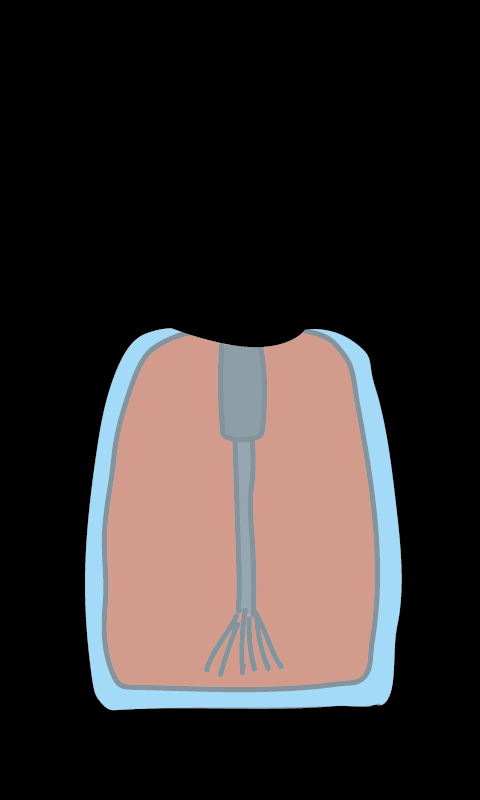

Rendered tile map (Tiled .tmx) drawn with the repository's tilesets; below, a short description and the map source with its tile grids summarised:
An orthogonal 60x100 tile map with 8x8 px tiles, 1 tile layer (Tile Layer 1) and 160 objects.

<map version="1.4" tiledversion="1.4.3" orientation="orthogonal" renderorder="left-down" width="60" height="100" tilewidth="8" tileheight="8" infinite="0" nextlayerid="4" nextobjectid="163">
 <tileset firstgid="1" name="dragon" tilewidth="8" tileheight="8" tilecount="13200" columns="60">
  <image source="dragon.png" width="480" height="1760" />
 </tileset>
 <objectgroup id="2" name="PiirtoPisteet" visible="0">
  <object id="1" x="108.058" y="713.554">
   <point />
  </object>
  <object id="2" x="118.305" y="714.485">
   <point />
  </object>
  <object id="3" x="128.551" y="715.417">
   <point />
  </object>
  <object id="4" x="140.661" y="714.485">
   <point />
  </object>
  <object id="5" x="152.771" y="711.691">
   <point />
  </object>
  <object id="6" x="166.744" y="712.622">
   <point />
  </object>
  <object id="7" x="176.991" y="710.759">
   <point />
  </object>
  <object id="8" x="194.69" y="715.417">
   <point />
  </object>
  <object id="9" x="206.8" y="717.28">
   <point />
  </object>
  <object id="10" x="222.636" y="715.417">
   <point />
  </object>
  <object id="11" x="241.267" y="715.417">
   <point />
  </object>
  <object id="12" x="262.692" y="714.485">
   <point />
  </object>
  <object id="13" x="277.597" y="711.691">
   <point />
  </object>
  <object id="14" x="297.159" y="710.759">
   <point />
  </object>
  <object id="15" x="309.269" y="710.759">
   <point />
  </object>
  <object id="16" x="332.557" y="711.691">
   <point />
  </object>
  <object id="17" x="340.941" y="709.828">
   <point />
  </object>
  <object id="18" x="355.845" y="709.828">
   <point />
  </object>
  <object id="19" x="367.955" y="710.759">
   <point />
  </object>
  <object id="20" x="378.202" y="708.896">
   <point />
  </object>
  <object id="21" x="385.654" y="707.033">
   <point />
  </object>
  <object id="22" x="390.312" y="694.923">
   <point />
  </object>
  <object id="23" x="394.038" y="683.745">
   <point />
  </object>
  <object id="24" x="394.038" y="672.566">
   <point />
  </object>
  <object id="25" x="395.901" y="660.456">
   <point />
  </object>
  <object id="26" x="397.764" y="643.689">
   <point />
  </object>
  <object id="27" x="402.422" y="628.784">
   <point />
  </object>
  <object id="28" x="404.285" y="613.88">
   <point />
  </object>
  <object id="29" x="407.08" y="595.249">
   <point />
  </object>
  <object id="30" x="407.08" y="587.797">
   <point />
  </object>
  <object id="31" x="405.217" y="568.235">
   <point />
  </object>
  <object id="32" x="405.217" y="550.536">
   <point />
  </object>
  <object id="33" x="404.285" y="537.494">
   <point />
  </object>
  <object id="34" x="400.559" y="517">
   <point />
  </object>
  <object id="35" x="397.764" y="501.164">
   <point />
  </object>
  <object id="36" x="394.97" y="480.671">
   <point />
  </object>
  <object id="37" x="394.97" y="468.561">
   <point />
  </object>
  <object id="38" x="390.312" y="447.136">
   <point />
  </object>
  <object id="39" x="386.586" y="427.573">
   <point />
  </object>
  <object id="40" x="381.928" y="411.737">
   <point />
  </object>
  <object id="41" x="376.339" y="391.244">
   <point />
  </object>
  <object id="42" x="374.476" y="375.408">
   <point />
  </object>
  <object id="43" x="373.544" y="358.64">
   <point />
  </object>
  <object id="44" x="359.571" y="342.804">
   <point />
  </object>
  <object id="45" x="364.229" y="350.256">
   <point />
  </object>
  <object id="46" x="352.119" y="338.146">
   <point />
  </object>
  <object id="47" x="343.735" y="334.42">
   <point />
  </object>
  <object id="48" x="329.762" y="326.036">
   <point />
  </object>
  <object id="49" x="316.721" y="323.242">
   <point />
  </object>
  <object id="50" x="309.269" y="321.379">
   <point />
  </object>
  <object id="51" x="308.337" y="301.816">
   <point />
  </object>
  <object id="52" x="308.337" y="291.57">
   <point />
  </object>
  <object id="53" x="306.474" y="269.213">
   <point />
  </object>
  <object id="54" x="312.995" y="249.651">
   <point />
  </object>
  <object id="55" x="310.2" y="231.952">
   <point />
  </object>
  <object id="56" x="309.269" y="208.663">
   <point />
  </object>
  <object id="57" x="309.269" y="191.896">
   <point />
  </object>
  <object id="58" x="307.406" y="172.333">
   <point />
  </object>
  <object id="59" x="307.406" y="148.114">
   <point />
  </object>
  <object id="60" x="301.816" y="127.62">
   <point />
  </object>
  <object id="61" x="299.953" y="106.195">
   <point />
  </object>
  <object id="62" x="295.296" y="92.2217">
   <point />
  </object>
  <object id="63" x="292.501" y="77.3172">
   <point />
  </object>
  <object id="64" x="288.775" y="69.8649">
   <point />
  </object>
  <object id="65" x="273.871" y="72.6595">
   <point />
  </object>
  <object id="66" x="256.171" y="71.728">
   <point />
  </object>
  <object id="67" x="240.335" y="71.728">
   <point />
  </object>
  <object id="68" x="226.362" y="71.728">
   <point />
  </object>
  <object id="69" x="216.116" y="72.6595">
   <point />
  </object>
  <object id="70" x="204.006" y="74.5226">
   <point />
  </object>
  <object id="71" x="189.101" y="76.3857">
   <point />
  </object>
  <object id="72" x="178.854" y="81.0433">
   <point />
  </object>
  <object id="73" x="167.676" y="82.9064">
   <point />
  </object>
  <object id="74" x="158.361" y="87.564">
   <point />
  </object>
  <object id="75" x="153.703" y="97.8109">
   <point />
  </object>
  <object id="76" x="157.429" y="115.51">
   <point />
  </object>
  <object id="77" x="159.292" y="123.894">
   <point />
  </object>
  <object id="78" x="159.292" y="132.278">
   <point />
  </object>
  <object id="79" x="157.429" y="145.319">
   <point />
  </object>
  <object id="80" x="160.224" y="157.429">
   <point />
  </object>
  <object id="81" x="162.087" y="171.402">
   <point />
  </object>
  <object id="82" x="163.018" y="190.033">
   <point />
  </object>
  <object id="83" x="163.018" y="202.143">
   <point />
  </object>
  <object id="84" x="164.881" y="216.116">
   <point />
  </object>
  <object id="85" x="165.813" y="236.609">
   <point />
  </object>
  <object id="86" x="165.813" y="250.582">
   <point />
  </object>
  <object id="87" x="169.539" y="268.281">
   <point />
  </object>
  <object id="88" x="170.47" y="279.46">
   <point />
  </object>
  <object id="89" x="171.402" y="305.543">
   <point />
  </object>
  <object id="90" x="167.676" y="325.105">
   <point />
  </object>
  <object id="91" x="172.333" y="291.57">
   <point />
  </object>
  <object id="92" x="174.197" y="329.762">
   <point />
  </object>
  <object id="93" x="185.375" y="335.352">
   <point />
  </object>
  <object id="94" x="197.485" y="340.009">
   <point />
  </object>
  <object id="95" x="214.252" y="344.667">
   <point />
  </object>
  <object id="96" x="226.362" y="345.599">
   <point />
  </object>
  <object id="97" x="234.746" y="347.462">
   <point />
  </object>
  <object id="98" x="248.719" y="347.462">
   <point />
  </object>
  <object id="99" x="265.487" y="349.325">
   <point />
  </object>
  <object id="100" x="277.597" y="345.599">
   <point />
  </object>
  <object id="101" x="286.912" y="341.872">
   <point />
  </object>
  <object id="102" x="299.022" y="340.941">
   <point />
  </object>
  <object id="103" x="306.474" y="331.626">
   <point />
  </object>
  <object id="104" x="312.063" y="325.105">
   <point />
  </object>
  <object id="105" x="166.744" y="326.968">
   <point />
  </object>
  <object id="106" x="151.84" y="332.557">
   <point />
  </object>
  </objectgroup>
 <objectgroup id="3" name="VoittoPisteet">
  <!-- 21 objects omitted --></objectgroup>
 <layer id="1" name="Tile Layer 1" width="60" height="100">
  <data>[6000 cells, 6000 non-empty, 6000 distinct tile ids]</data>
 </layer>
</map>
<!-- 54 of 160 objects omitted -->
